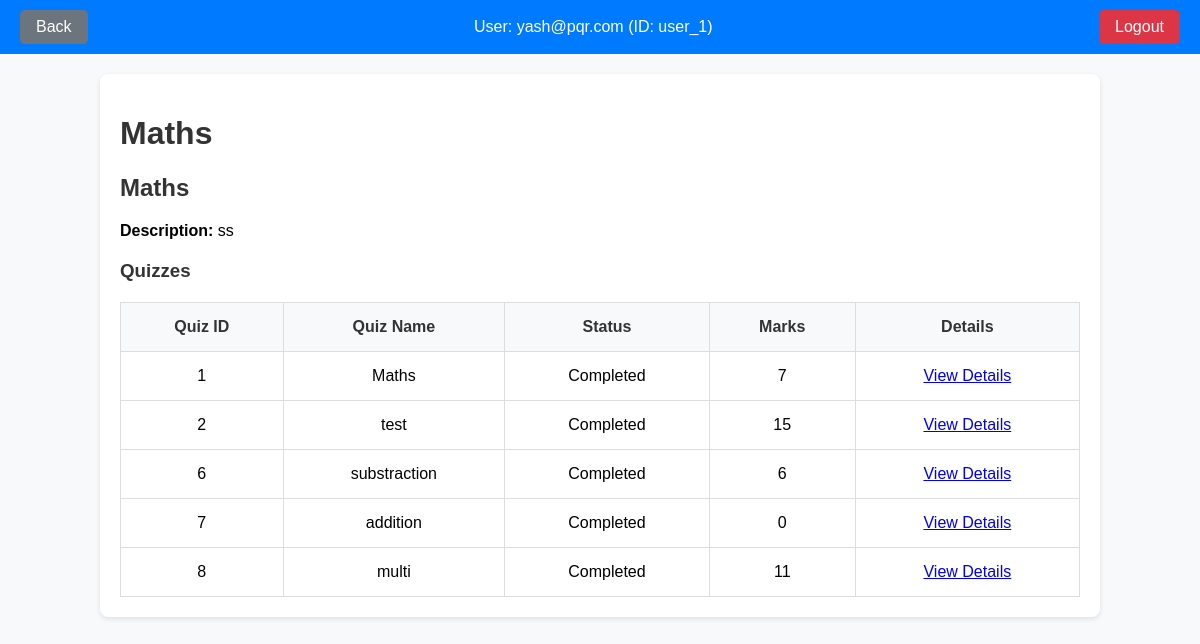
The page /dashboard/subject/1/chapter/1/quiz (signed in) on the database its author committed.
### controllers/model.py (models this page shows)
class User(db.Model,UserMixin):
    __tablename__ = 'User'
    id = db.Column(db.Integer, primary_key=True, autoincrement=True)
    name = db.Column(db.String(100), nullable=False)
    email = db.Column(db.String(120), nullable=False, unique=True)
    password = db.Column(db.String(255), nullable=False)
    qualification = db.Column(db.String(100), nullable=True)
    dob = db.Column(db.Date, nullable=False)
    allow = db.Column(db.Boolean, nullable=False, default=False)

class Subject(db.Model):
    __tablename__ = 'Subject'
    id = db.Column(db.Integer, primary_key=True, autoincrement=True)
    name = db.Column(db.String(100), nullable=False)
    description = db.Column(db.Text)
    chapters = db.relationship('Chapter', backref='subject', lazy=True, cascade='all, delete-orphan')

class Chapter(db.Model):
    __tablename__ = 'Chapter'
    id = db.Column(db.Integer, primary_key=True, autoincrement=True)
    name = db.Column(db.String(100), nullable=False)
    description = db.Column(db.Text)
    subject_id = db.Column(db.Integer, db.ForeignKey('Subject.id', ondelete='CASCADE'), nullable=False)

class Quiz(db.Model):
    __tablename__ = 'Quiz'
    id = db.Column(db.Integer, primary_key=True, autoincrement=True)
    name = db.Column(db.String(100), nullable=False)
    description = db.Column(db.Text)
    chapter_id = db.Column(db.Integer, db.ForeignKey('Chapter.id', ondelete='CASCADE'), nullable=False)
    create_date = db.Column(db.DateTime, default=datetime.now(timezone.utc))
    startline = db.Column(db.DateTime, nullable=False)
    total_score = db.Column(db.Integer, nullable=False,default =0)
    duration = db.Column(db.Integer, nullable=False)
    deadline = db.Column(db.DateTime, nullable=False)
    status = db.Column(db.String(50), nullable=False, default="draft")
    approved = db.Column(db.Boolean, nullable=False, default=False)
    user_answers = db.relationship('UserAnswer', back_populates='quiz')

### app.py (the view)
@app.route('/dashboard/subject/<int:subject_id>/chapter/<int:chapter_id>/quiz', methods=['GET', 'POST'])
@login_required
def user_quiz(subject_id, chapter_id):
    return user_Quiz(subject_id, chapter_id)

### app.py (called while the page is built)
@login_manager.user_loader
def load_user(user_id):
    role, user_id = user_id.split("_")
    if role == 'admin':
        admin = Admin.query.get(int(user_id))
        if admin:
            return UserLogin(f"admin_{admin.id}", "admin",admin.email)
    elif role == 'user':
        user = User.query.get(int(user_id))
        if user:
            return UserLogin(f"user_{user.id}", "user",user.email)
    return None

### templates/user/user_quiz.html (shortened to what this page needs)
<!DOCTYPE html>
<html lang="en">
<head>
</head>
<body>
    <div class="header">
        <a href="{{ url_for('user_chapter',subject_id=subject.id) }}" class="back-btn">Back</a>
        <div class="user-info">
            <span>User: {{ current_user.email }} (ID: {{ current_user.id }})</span>
        </div>
        <a href="{{ url_for('logout') }}" class="logout-btn">Logout</a>
    </div>
    <div class="container">
        <h1>{{ subject.name }}</h1>
        <h2>{{ chapter.name }}</h2>
        <p><strong>Description:</strong> {{ chapter.description }}</p>
        <h3>Quizzes</h3>
        <table>
            <thead>
                <tr>
                    <th>Quiz ID</th>
                    <th>Quiz Name</th>
                    <th>Status</th>
                    <th>Marks</th>
                    <th>Details</th>
                </tr>
            </thead>
            <tbody>
                {% for quiz in quizzes %}
                <tr>
                    <td>{{ quiz.id }}</td>
                    <td>{{ quiz.name }}</td>
                    <td>
                        {% if quiz.status == 'ongoing' %}
                        <span class="badge badge-info">Ongoing</span>
                        {% elif quiz.status == 'scheduled' %}
                        <span class="badge badge-warning">Scheduled</span>
                        {% elif quiz.status == 'completed' %}
                        <span class="badge badge-success">Completed</span>
                        {% else %}
                        <span class="badge badge-secondary">Unknown</span>
                        {% endif %}
                    </td>
                    <td>{{ quiz.total_score }}</td>
                    <td><a
                            href="{{ url_for('quiz_detail', subject_id=subject.id,chapter_id=chapter.id,quiz_id=quiz.id) }}">View
                            Details</a></td>
                </tr>
                {% endfor %}
            </tbody>
        </table>
    </div>
</body>
</html>

### templates/user/user_quiz.html (style rules this page uses)
body { font-family: Arial, sans-serif; margin: 0; padding: 0; background-color: #f8f9fa; }
.container { width: 80%; margin: 20px auto; background-color: white; padding: 20px; border-radius: 8px; box-shadow: 0 2px 5px rgba(0, 0, 0, 0.1); }
h1, h2, h3 { color: #333; }
table { width: 100%; border-collapse: collapse; margin-top: 20px; }
th, td { padding: 15px; border: 1px solid #ddd; text-align: center; font-size: 16px; }
th { background-color: #f8f9fa; color: #333; }
.header { display: flex; justify-content: space-between; align-items: center; padding: 10px 20px; background-color: #007bff; color: white; }
.header .user-info { font-size: 16px; }
.logout-btn { background-color: #dc3545; padding: 8px 16px; border-radius: 5px; text-decoration: none; color: white; }
.header .back-btn { background-color: #6c757d; padding: 8px 16px; border-radius: 5px; text-decoration: none; color: white; }

### rows shown on the page
User: email "yash@pqr.com"
Subject: name "Maths"
Chapter: name "Maths", description "ss"
Quiz: id "1", name "Maths", status "Completed", total_score "7"
Quiz: id "2", name "test", status "Completed", total_score "15"
Quiz: id "6", name "substraction", status "Completed", total_score "6"
Quiz: id "7", name "addition", status "Completed", total_score "0"
Quiz: id "8", name "multi", status "Completed", total_score "11"

### other values the page prints
{{ current_user.id }} "user_1"
